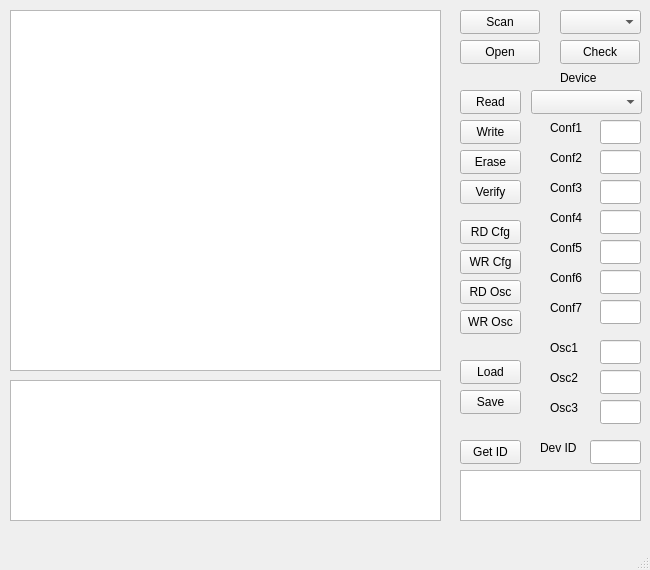
<?xml version="1.0" encoding="UTF-8"?>
<ui version="4.0">
 <class>PicPgm</class>
 <widget class="QMainWindow" name="PicPgm">
  <property name="geometry">
   <rect>
    <x>0</x>
    <y>0</y>
    <width>650</width>
    <height>570</height>
   </rect>
  </property>
  <property name="minimumSize">
   <size>
    <width>650</width>
    <height>570</height>
   </size>
  </property>
  <property name="maximumSize">
   <size>
    <width>650</width>
    <height>570</height>
   </size>
  </property>
  <property name="windowTitle">
   <string>PicPgm</string>
  </property>
  <widget class="QWidget" name="centralwidget">
   <widget class="QTextEdit" name="codeTB">
    <property name="geometry">
     <rect>
      <x>10</x>
      <y>10</y>
      <width>431</width>
      <height>361</height>
     </rect>
    </property>
    <property name="font">
     <font>
      <family>Consolas</family>
     </font>
    </property>
   </widget>
   <widget class="QTextEdit" name="eepromTB">
    <property name="geometry">
     <rect>
      <x>10</x>
      <y>380</y>
      <width>431</width>
      <height>141</height>
     </rect>
    </property>
    <property name="font">
     <font>
      <family>Consolas</family>
     </font>
    </property>
   </widget>
   <widget class="QComboBox" name="portCB">
    <property name="geometry">
     <rect>
      <x>560</x>
      <y>10</y>
      <width>81</width>
      <height>24</height>
     </rect>
    </property>
   </widget>
   <widget class="QPushButton" name="scanBTN">
    <property name="geometry">
     <rect>
      <x>460</x>
      <y>10</y>
      <width>80</width>
      <height>24</height>
     </rect>
    </property>
    <property name="text">
     <string>Scan</string>
    </property>
   </widget>
   <widget class="QPushButton" name="openBTN">
    <property name="geometry">
     <rect>
      <x>460</x>
      <y>40</y>
      <width>80</width>
      <height>24</height>
     </rect>
    </property>
    <property name="text">
     <string>Open</string>
    </property>
   </widget>
   <widget class="QPushButton" name="checkBTN">
    <property name="geometry">
     <rect>
      <x>560</x>
      <y>40</y>
      <width>80</width>
      <height>24</height>
     </rect>
    </property>
    <property name="text">
     <string>Check</string>
    </property>
   </widget>
   <widget class="QPushButton" name="readBTN">
    <property name="geometry">
     <rect>
      <x>460</x>
      <y>90</y>
      <width>61</width>
      <height>24</height>
     </rect>
    </property>
    <property name="text">
     <string>Read</string>
    </property>
   </widget>
   <widget class="QPushButton" name="writeBTN">
    <property name="geometry">
     <rect>
      <x>460</x>
      <y>120</y>
      <width>61</width>
      <height>24</height>
     </rect>
    </property>
    <property name="text">
     <string>Write</string>
    </property>
   </widget>
   <widget class="QPushButton" name="eraseBTN">
    <property name="geometry">
     <rect>
      <x>460</x>
      <y>150</y>
      <width>61</width>
      <height>24</height>
     </rect>
    </property>
    <property name="text">
     <string>Erase</string>
    </property>
   </widget>
   <widget class="QPushButton" name="verifyBTN">
    <property name="geometry">
     <rect>
      <x>460</x>
      <y>180</y>
      <width>61</width>
      <height>24</height>
     </rect>
    </property>
    <property name="text">
     <string>Verify</string>
    </property>
   </widget>
   <widget class="QComboBox" name="devCB">
    <property name="geometry">
     <rect>
      <x>531</x>
      <y>90</y>
      <width>111</width>
      <height>24</height>
     </rect>
    </property>
   </widget>
   <widget class="QLabel" name="label">
    <property name="geometry">
     <rect>
      <x>560</x>
      <y>70</y>
      <width>41</width>
      <height>16</height>
     </rect>
    </property>
    <property name="text">
     <string>Device</string>
    </property>
   </widget>
   <widget class="QPushButton" name="rdCfgBTN">
    <property name="geometry">
     <rect>
      <x>460</x>
      <y>220</y>
      <width>61</width>
      <height>24</height>
     </rect>
    </property>
    <property name="text">
     <string>RD Cfg</string>
    </property>
   </widget>
   <widget class="QPushButton" name="wrCfgBTN">
    <property name="geometry">
     <rect>
      <x>460</x>
      <y>250</y>
      <width>61</width>
      <height>24</height>
     </rect>
    </property>
    <property name="text">
     <string>WR Cfg</string>
    </property>
   </widget>
   <widget class="QPushButton" name="rdOscBTN">
    <property name="geometry">
     <rect>
      <x>460</x>
      <y>280</y>
      <width>61</width>
      <height>24</height>
     </rect>
    </property>
    <property name="text">
     <string>RD Osc</string>
    </property>
   </widget>
   <widget class="QPushButton" name="wrOscBTN">
    <property name="geometry">
     <rect>
      <x>460</x>
      <y>310</y>
      <width>61</width>
      <height>24</height>
     </rect>
    </property>
    <property name="text">
     <string>WR Osc</string>
    </property>
   </widget>
   <widget class="QPushButton" name="loadBTN">
    <property name="geometry">
     <rect>
      <x>460</x>
      <y>360</y>
      <width>61</width>
      <height>24</height>
     </rect>
    </property>
    <property name="text">
     <string>Load</string>
    </property>
   </widget>
   <widget class="QPushButton" name="saveBTN">
    <property name="geometry">
     <rect>
      <x>460</x>
      <y>390</y>
      <width>61</width>
      <height>24</height>
     </rect>
    </property>
    <property name="text">
     <string>Save</string>
    </property>
   </widget>
   <widget class="QPushButton" name="getIdBTN">
    <property name="geometry">
     <rect>
      <x>460</x>
      <y>440</y>
      <width>61</width>
      <height>24</height>
     </rect>
    </property>
    <property name="text">
     <string>Get ID</string>
    </property>
   </widget>
   <widget class="QLineEdit" name="conf1TB">
    <property name="geometry">
     <rect>
      <x>600</x>
      <y>120</y>
      <width>41</width>
      <height>24</height>
     </rect>
    </property>
   </widget>
   <widget class="QLineEdit" name="conf2TB">
    <property name="geometry">
     <rect>
      <x>600</x>
      <y>150</y>
      <width>41</width>
      <height>24</height>
     </rect>
    </property>
   </widget>
   <widget class="QLineEdit" name="conf3TB">
    <property name="geometry">
     <rect>
      <x>600</x>
      <y>180</y>
      <width>41</width>
      <height>24</height>
     </rect>
    </property>
   </widget>
   <widget class="QLineEdit" name="conf4TB">
    <property name="geometry">
     <rect>
      <x>600</x>
      <y>210</y>
      <width>41</width>
      <height>24</height>
     </rect>
    </property>
   </widget>
   <widget class="QLineEdit" name="conf5TB">
    <property name="geometry">
     <rect>
      <x>600</x>
      <y>240</y>
      <width>41</width>
      <height>24</height>
     </rect>
    </property>
   </widget>
   <widget class="QLineEdit" name="conf6TB">
    <property name="geometry">
     <rect>
      <x>600</x>
      <y>270</y>
      <width>41</width>
      <height>24</height>
     </rect>
    </property>
   </widget>
   <widget class="QLineEdit" name="conf7TB">
    <property name="geometry">
     <rect>
      <x>600</x>
      <y>300</y>
      <width>41</width>
      <height>24</height>
     </rect>
    </property>
   </widget>
   <widget class="QLineEdit" name="osc1TB">
    <property name="geometry">
     <rect>
      <x>600</x>
      <y>340</y>
      <width>41</width>
      <height>24</height>
     </rect>
    </property>
   </widget>
   <widget class="QLineEdit" name="osc2TB">
    <property name="geometry">
     <rect>
      <x>600</x>
      <y>370</y>
      <width>41</width>
      <height>24</height>
     </rect>
    </property>
   </widget>
   <widget class="QLineEdit" name="osc3TB">
    <property name="geometry">
     <rect>
      <x>600</x>
      <y>400</y>
      <width>41</width>
      <height>24</height>
     </rect>
    </property>
   </widget>
   <widget class="QLineEdit" name="idTB">
    <property name="geometry">
     <rect>
      <x>590</x>
      <y>440</y>
      <width>51</width>
      <height>24</height>
     </rect>
    </property>
   </widget>
   <widget class="QTextEdit" name="consoleTB">
    <property name="geometry">
     <rect>
      <x>460</x>
      <y>470</y>
      <width>181</width>
      <height>51</height>
     </rect>
    </property>
   </widget>
   <widget class="QLabel" name="label_2">
    <property name="geometry">
     <rect>
      <x>550</x>
      <y>120</y>
      <width>41</width>
      <height>16</height>
     </rect>
    </property>
    <property name="text">
     <string>Conf1</string>
    </property>
   </widget>
   <widget class="QLabel" name="label_3">
    <property name="geometry">
     <rect>
      <x>550</x>
      <y>150</y>
      <width>41</width>
      <height>16</height>
     </rect>
    </property>
    <property name="text">
     <string>Conf2</string>
    </property>
   </widget>
   <widget class="QLabel" name="label_4">
    <property name="geometry">
     <rect>
      <x>550</x>
      <y>180</y>
      <width>41</width>
      <height>16</height>
     </rect>
    </property>
    <property name="text">
     <string>Conf3</string>
    </property>
   </widget>
   <widget class="QLabel" name="label_5">
    <property name="geometry">
     <rect>
      <x>550</x>
      <y>210</y>
      <width>41</width>
      <height>16</height>
     </rect>
    </property>
    <property name="text">
     <string>Conf4</string>
    </property>
   </widget>
   <widget class="QLabel" name="label_6">
    <property name="geometry">
     <rect>
      <x>550</x>
      <y>240</y>
      <width>41</width>
      <height>16</height>
     </rect>
    </property>
    <property name="text">
     <string>Conf5</string>
    </property>
   </widget>
   <widget class="QLabel" name="label_7">
    <property name="geometry">
     <rect>
      <x>550</x>
      <y>270</y>
      <width>41</width>
      <height>16</height>
     </rect>
    </property>
    <property name="text">
     <string>Conf6</string>
    </property>
   </widget>
   <widget class="QLabel" name="label_8">
    <property name="geometry">
     <rect>
      <x>550</x>
      <y>300</y>
      <width>41</width>
      <height>16</height>
     </rect>
    </property>
    <property name="text">
     <string>Conf7</string>
    </property>
   </widget>
   <widget class="QLabel" name="label_9">
    <property name="geometry">
     <rect>
      <x>550</x>
      <y>340</y>
      <width>41</width>
      <height>16</height>
     </rect>
    </property>
    <property name="text">
     <string>Osc1</string>
    </property>
   </widget>
   <widget class="QLabel" name="label_10">
    <property name="geometry">
     <rect>
      <x>550</x>
      <y>370</y>
      <width>41</width>
      <height>16</height>
     </rect>
    </property>
    <property name="text">
     <string>Osc2</string>
    </property>
   </widget>
   <widget class="QLabel" name="label_11">
    <property name="geometry">
     <rect>
      <x>550</x>
      <y>400</y>
      <width>41</width>
      <height>16</height>
     </rect>
    </property>
    <property name="text">
     <string>Osc3</string>
    </property>
   </widget>
   <widget class="QLabel" name="label_12">
    <property name="geometry">
     <rect>
      <x>540</x>
      <y>440</y>
      <width>41</width>
      <height>16</height>
     </rect>
    </property>
    <property name="text">
     <string>Dev ID</string>
    </property>
   </widget>
  </widget>
  <widget class="QMenuBar" name="menubar">
   <property name="geometry">
    <rect>
     <x>0</x>
     <y>0</y>
     <width>650</width>
     <height>21</height>
    </rect>
   </property>
  </widget>
  <widget class="QStatusBar" name="statusbar"/>
 </widget>
 <resources/>
 <connections/>
</ui>
